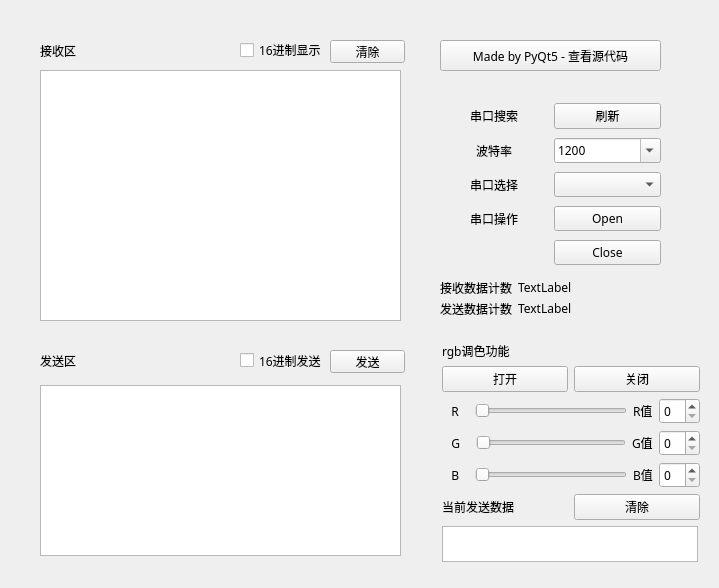
<?xml version="1.0" encoding="UTF-8"?>
<ui version="4.0">
 <class>Form</class>
 <widget class="QWidget" name="Form">
  <property name="windowModality">
   <enum>Qt::NonModal</enum>
  </property>
  <property name="enabled">
   <bool>true</bool>
  </property>
  <property name="geometry">
   <rect>
    <x>0</x>
    <y>0</y>
    <width>719</width>
    <height>588</height>
   </rect>
  </property>
  <property name="font">
   <font>
    <family>方正兰亭中黑_GBK</family>
    <pointsize>9</pointsize>
    <italic>false</italic>
    <bold>false</bold>
   </font>
  </property>
  <property name="cursor">
   <cursorShape>PointingHandCursor</cursorShape>
  </property>
  <property name="mouseTracking">
   <bool>false</bool>
  </property>
  <property name="windowTitle">
   <string>Form</string>
  </property>
  <property name="styleSheet">
   <string notr="true"/>
  </property>
  <widget class="QLabel" name="label">
   <property name="geometry">
    <rect>
     <x>40</x>
     <y>40</y>
     <width>71</width>
     <height>21</height>
    </rect>
   </property>
   <property name="text">
    <string>接收区</string>
   </property>
  </widget>
  <widget class="QLabel" name="label_2">
   <property name="geometry">
    <rect>
     <x>40</x>
     <y>355</y>
     <width>54</width>
     <height>12</height>
    </rect>
   </property>
   <property name="text">
    <string>发送区</string>
   </property>
   <property name="textFormat">
    <enum>Qt::AutoText</enum>
   </property>
  </widget>
  <widget class="QPushButton" name="Send_Button">
   <property name="geometry">
    <rect>
     <x>330</x>
     <y>350</y>
     <width>75</width>
     <height>23</height>
    </rect>
   </property>
   <property name="text">
    <string>发送</string>
   </property>
  </widget>
  <widget class="QPushButton" name="ClearButton">
   <property name="geometry">
    <rect>
     <x>330</x>
     <y>40</y>
     <width>75</width>
     <height>23</height>
    </rect>
   </property>
   <property name="text">
    <string>清除</string>
   </property>
  </widget>
  <widget class="QTextEdit" name="textEdit_Recive">
   <property name="geometry">
    <rect>
     <x>40</x>
     <y>70</y>
     <width>361</width>
     <height>251</height>
    </rect>
   </property>
   <property name="styleSheet">
    <string notr="true"/>
   </property>
   <property name="html">
    <string>&lt;!DOCTYPE HTML PUBLIC &quot;-//W3C//DTD HTML 4.0//EN&quot; &quot;http://www.w3.org/TR/REC-html40/strict.dtd&quot;&gt;
&lt;html&gt;&lt;head&gt;&lt;meta name=&quot;qrichtext&quot; content=&quot;1&quot; /&gt;&lt;meta charset=&quot;utf-8&quot; /&gt;&lt;style type=&quot;text/css&quot;&gt;
p, li { white-space: pre-wrap; }
hr { height: 1px; border-width: 0; }
li.unchecked::marker { content: &quot;\2610&quot;; }
li.checked::marker { content: &quot;\2612&quot;; }
&lt;/style&gt;&lt;/head&gt;&lt;body style=&quot; font-family:'方正兰亭中黑_GBK'; font-size:9pt; font-weight:400; font-style:normal;&quot;&gt;
&lt;p style=&quot;-qt-paragraph-type:empty; margin-top:0px; margin-bottom:0px; margin-left:0px; margin-right:0px; -qt-block-indent:0; text-indent:0px; font-family:'SimSun';&quot;&gt;&lt;br /&gt;&lt;/p&gt;&lt;/body&gt;&lt;/html&gt;</string>
   </property>
  </widget>
  <widget class="QTextEdit" name="textEdit_Send">
   <property name="geometry">
    <rect>
     <x>40</x>
     <y>385</y>
     <width>361</width>
     <height>171</height>
    </rect>
   </property>
   <property name="styleSheet">
    <string notr="true"/>
   </property>
  </widget>
  <widget class="QWidget" name="gridLayoutWidget">
   <property name="geometry">
    <rect>
     <x>440</x>
     <y>100</y>
     <width>221</width>
     <height>171</height>
    </rect>
   </property>
   <layout class="QGridLayout" name="gridLayout">
    <item row="1" column="0">
     <widget class="QLabel" name="Com_Baud_Label">
      <property name="text">
       <string>波特率</string>
      </property>
      <property name="alignment">
       <set>Qt::AlignCenter</set>
      </property>
     </widget>
    </item>
    <item row="4" column="1">
     <widget class="QPushButton" name="Com_Close_Button">
      <property name="text">
       <string>Close</string>
      </property>
      <property name="default">
       <bool>false</bool>
      </property>
     </widget>
    </item>
    <item row="2" column="0">
     <widget class="QLabel" name="Com_Name_Label">
      <property name="text">
       <string>串口选择</string>
      </property>
      <property name="alignment">
       <set>Qt::AlignCenter</set>
      </property>
     </widget>
    </item>
    <item row="2" column="1">
     <widget class="QComboBox" name="Com_Name_Combo"/>
    </item>
    <item row="0" column="0">
     <widget class="QLabel" name="Com_Refresh_Label">
      <property name="text">
       <string>串口搜索</string>
      </property>
      <property name="alignment">
       <set>Qt::AlignCenter</set>
      </property>
     </widget>
    </item>
    <item row="0" column="1">
     <widget class="QPushButton" name="Com_Refresh_Button">
      <property name="text">
       <string>刷新</string>
      </property>
     </widget>
    </item>
    <item row="3" column="0">
     <widget class="QLabel" name="Com_State_Label">
      <property name="text">
       <string>串口操作</string>
      </property>
      <property name="alignment">
       <set>Qt::AlignCenter</set>
      </property>
     </widget>
    </item>
    <item row="1" column="1">
     <widget class="QComboBox" name="Com_Baud_Combo">
      <property name="editable">
       <bool>true</bool>
      </property>
      <property name="currentText">
       <string>921600</string>
      </property>
      <property name="duplicatesEnabled">
       <bool>false</bool>
      </property>
      <property name="modelColumn">
       <number>0</number>
      </property>
      <item>
       <property name="text">
        <string>1200</string>
       </property>
      </item>
      <item>
       <property name="text">
        <string>2400</string>
       </property>
      </item>
      <item>
       <property name="text">
        <string>4800</string>
       </property>
      </item>
      <item>
       <property name="text">
        <string>9600</string>
       </property>
      </item>
      <item>
       <property name="text">
        <string>14400</string>
       </property>
      </item>
      <item>
       <property name="text">
        <string>19200</string>
       </property>
      </item>
      <item>
       <property name="text">
        <string>38400</string>
       </property>
      </item>
      <item>
       <property name="text">
        <string>43000</string>
       </property>
      </item>
      <item>
       <property name="text">
        <string>57600</string>
       </property>
      </item>
      <item>
       <property name="text">
        <string>76800</string>
       </property>
      </item>
      <item>
       <property name="text">
        <string>115200</string>
       </property>
      </item>
      <item>
       <property name="text">
        <string>128000</string>
       </property>
      </item>
      <item>
       <property name="text">
        <string>230400</string>
       </property>
      </item>
      <item>
       <property name="text">
        <string>256000</string>
       </property>
      </item>
      <item>
       <property name="text">
        <string>460800</string>
       </property>
      </item>
      <item>
       <property name="text">
        <string>921600</string>
       </property>
      </item>
      <item>
       <property name="text">
        <string>1382400</string>
       </property>
      </item>
     </widget>
    </item>
    <item row="3" column="1">
     <widget class="QPushButton" name="Com_Open_Button">
      <property name="text">
       <string>Open</string>
      </property>
     </widget>
    </item>
    <item row="4" column="0">
     <widget class="QLabel" name="Com_isOpenOrNot_Label">
      <property name="text">
       <string/>
      </property>
      <property name="alignment">
       <set>Qt::AlignCenter</set>
      </property>
     </widget>
    </item>
   </layout>
  </widget>
  <widget class="QCheckBox" name="hexSending_checkBox">
   <property name="geometry">
    <rect>
     <x>240</x>
     <y>345</y>
     <width>91</width>
     <height>31</height>
    </rect>
   </property>
   <property name="text">
    <string>16进制发送</string>
   </property>
  </widget>
  <widget class="QCheckBox" name="hexShowing_checkBox">
   <property name="geometry">
    <rect>
     <x>240</x>
     <y>40</y>
     <width>81</width>
     <height>20</height>
    </rect>
   </property>
   <property name="text">
    <string>16进制显示</string>
   </property>
  </widget>
  <widget class="QPushButton" name="About_Button">
   <property name="geometry">
    <rect>
     <x>440</x>
     <y>40</y>
     <width>221</width>
     <height>31</height>
    </rect>
   </property>
   <property name="font">
    <font>
     <family>方正兰亭中黑_GBK</family>
     <pointsize>9</pointsize>
     <italic>false</italic>
     <bold>false</bold>
    </font>
   </property>
   <property name="text">
    <string>Made by PyQt5 - 查看源代码</string>
   </property>
  </widget>
  <widget class="QWidget" name="">
   <property name="geometry">
    <rect>
     <x>440</x>
     <y>280</y>
     <width>132</width>
     <height>36</height>
    </rect>
   </property>
   <layout class="QFormLayout" name="formLayout_2">
    <item row="0" column="0">
     <widget class="QLabel" name="label_4">
      <property name="text">
       <string>接收数据计数</string>
      </property>
     </widget>
    </item>
    <item row="0" column="1">
     <widget class="QLabel" name="label_rx_cnt">
      <property name="text">
       <string>TextLabel</string>
      </property>
     </widget>
    </item>
    <item row="1" column="0">
     <widget class="QLabel" name="label_5">
      <property name="text">
       <string>发送数据计数</string>
      </property>
     </widget>
    </item>
    <item row="1" column="1">
     <widget class="QLabel" name="label_tx_cnt">
      <property name="text">
       <string>TextLabel</string>
      </property>
     </widget>
    </item>
   </layout>
  </widget>
  <widget class="QWidget" name="">
   <property name="geometry">
    <rect>
     <x>442</x>
     <y>342</y>
     <width>258</width>
     <height>220</height>
    </rect>
   </property>
   <layout class="QGridLayout" name="gridLayout_2">
    <item row="0" column="0">
     <widget class="QLabel" name="label_3">
      <property name="text">
       <string>rgb调色功能</string>
      </property>
     </widget>
    </item>
    <item row="1" column="0">
     <widget class="QPushButton" name="rgb_open">
      <property name="text">
       <string>打开</string>
      </property>
     </widget>
    </item>
    <item row="1" column="1">
     <widget class="QPushButton" name="rgb_close">
      <property name="text">
       <string>关闭</string>
      </property>
     </widget>
    </item>
    <item row="2" column="0" colspan="2">
     <layout class="QHBoxLayout" name="horizontalLayout">
      <item>
       <widget class="QLabel" name="label_7">
        <property name="text">
         <string>   R   </string>
        </property>
       </widget>
      </item>
      <item>
       <widget class="QSlider" name="horizontalSlider_rgb_r">
        <property name="maximum">
         <number>255</number>
        </property>
        <property name="singleStep">
         <number>1</number>
        </property>
        <property name="pageStep">
         <number>1</number>
        </property>
        <property name="orientation">
         <enum>Qt::Horizontal</enum>
        </property>
       </widget>
      </item>
      <item>
       <widget class="QLabel" name="label_rgb_val_r">
        <property name="text">
         <string>R值</string>
        </property>
       </widget>
      </item>
      <item>
       <widget class="QSpinBox" name="spinBox_rgb_r"/>
      </item>
     </layout>
    </item>
    <item row="3" column="0" colspan="2">
     <layout class="QHBoxLayout" name="horizontalLayout_2">
      <item>
       <widget class="QLabel" name="label_8">
        <property name="text">
         <string>   G   </string>
        </property>
       </widget>
      </item>
      <item>
       <widget class="QSlider" name="horizontalSlider_rgb_g">
        <property name="maximum">
         <number>255</number>
        </property>
        <property name="orientation">
         <enum>Qt::Horizontal</enum>
        </property>
       </widget>
      </item>
      <item>
       <widget class="QLabel" name="label_rgb_val_g">
        <property name="text">
         <string>G值</string>
        </property>
       </widget>
      </item>
      <item>
       <widget class="QSpinBox" name="spinBox_rgb_g"/>
      </item>
     </layout>
    </item>
    <item row="4" column="0" colspan="2">
     <layout class="QHBoxLayout" name="horizontalLayout_3">
      <item>
       <widget class="QLabel" name="label_9">
        <property name="text">
         <string>   B   </string>
        </property>
       </widget>
      </item>
      <item>
       <widget class="QSlider" name="horizontalSlider_rgb_b">
        <property name="maximum">
         <number>255</number>
        </property>
        <property name="orientation">
         <enum>Qt::Horizontal</enum>
        </property>
       </widget>
      </item>
      <item>
       <widget class="QLabel" name="label_rgb_val_b">
        <property name="text">
         <string>B值</string>
        </property>
       </widget>
      </item>
      <item>
       <widget class="QSpinBox" name="spinBox_rgb_b"/>
      </item>
     </layout>
    </item>
    <item row="5" column="0">
     <widget class="QLabel" name="label_6">
      <property name="text">
       <string>当前发送数据</string>
      </property>
     </widget>
    </item>
    <item row="5" column="1">
     <widget class="QPushButton" name="pushButton_rgb_send_clear">
      <property name="text">
       <string>清除</string>
      </property>
     </widget>
    </item>
    <item row="6" column="0" colspan="2">
     <widget class="QTextEdit" name="textEdit_rgb_send">
      <property name="enabled">
       <bool>true</bool>
      </property>
      <property name="maximumSize">
       <size>
        <width>256</width>
        <height>50</height>
       </size>
      </property>
     </widget>
    </item>
   </layout>
  </widget>
 </widget>
 <resources/>
 <connections>
  <connection>
   <sender>ClearButton</sender>
   <signal>clicked()</signal>
   <receiver>textEdit_Recive</receiver>
   <slot>clear()</slot>
   <hints>
    <hint type="sourcelabel">
     <x>367</x>
     <y>51</y>
    </hint>
    <hint type="destinationlabel">
     <x>368</x>
     <y>79</y>
    </hint>
   </hints>
  </connection>
 </connections>
</ui>
